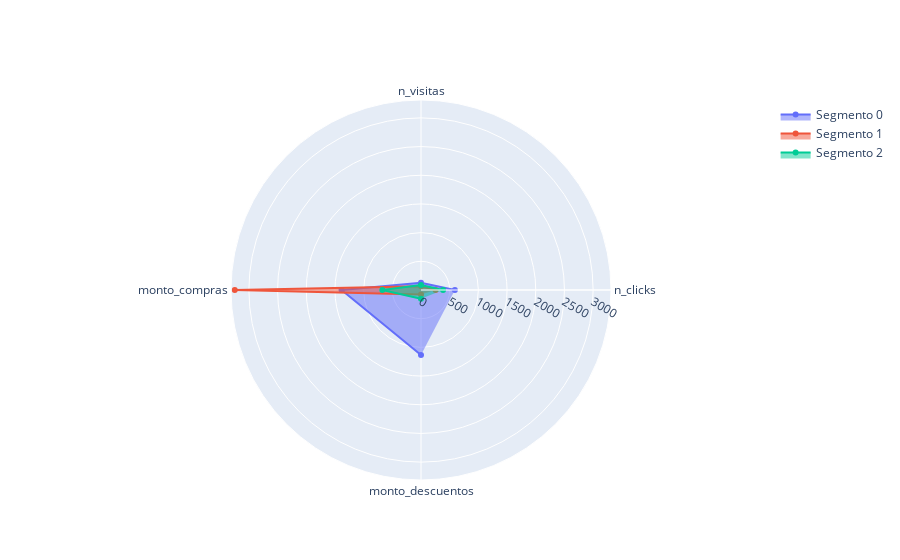

The notebook cell this image was saved under:
### Markdown cell above
Y ahora generemos el gráfico de radar con ayuda de Plotly:

### Code cell
import plotly.graph_objects as go

# Contenedor de la figura
fig = go.Figure()

# Gráfico de radar para cada segmento
fig.add_trace(go.Scatterpolar(
    r=radar.iloc[0],
    theta=radar.columns,
    fill='toself', # Rellenar el gráfico
    name='Segmento 0'
))

fig.add_trace(go.Scatterpolar(
    r=radar.iloc[1],
    theta=radar.columns,
    fill='toself',
    name='Segmento 1'
))

fig.add_trace(go.Scatterpolar(
    r=radar.iloc[2],
    theta=radar.columns,
    fill='toself',
    name='Segmento 2'
))

fig.show()

### Figure 1 — Plotly figure (JSON) as saved in the notebook; plotly's stock layout.template omitted (floating-point values rounded to 4 significant figures)
{"data": [{"fill": "toself", "name": "Segmento 0", "r": [590.3, 127.1, 1385.0, 1133.0], "theta": ["n_clicks", "n_visitas", "monto_compras", "monto_descuentos"], "type": "scatterpolar"}, {"fill": "toself", "name": "Segmento 1", "r": [253.3, 66.63, 3246.0, 80.18], "theta": ["n_clicks", "n_visitas", "monto_compras", "monto_descuentos"], "type": "scatterpolar"}, {"fill": "toself", "name": "Segmento 2", "r": [384.4, 88.78, 673.9, 151.9], "theta": ["n_clicks", "n_visitas", "monto_compras", "monto_descuentos"], "type": "scatterpolar"}], "layout": {}}
